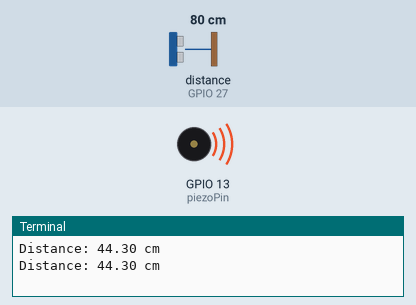
Recording of a program running on a simulated Raspberry Pi (BCM pin numbers). On the bench: buzzer (waves = sounding), the last lines printed to the terminal. Inputs (shaded band) come from the test bench; at power-on: distance to the obstacle (sensor on GPIO 27) 80 cm. The echo pulse lasts 58.3 µs per cm; the clock reads 2024-03-15 10:24:30 at power-on unless the program sets it.

Above: at 1.2 s.
1.3 s: distance to the obstacle (sensor on GPIO 27) set to 86 cm
3.2 s: distance to the obstacle (sensor on GPIO 27) set to 95 cm
At 4.6 s:
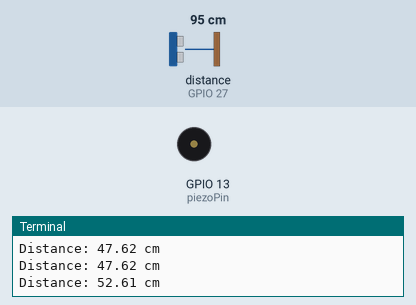
5.5 s: distance to the obstacle (sensor on GPIO 27) set to 2 cm
At 6.4 s:
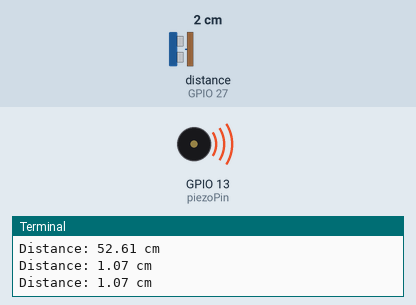
7.5 s: distance to the obstacle (sensor on GPIO 27) set to 120 cm
Timing chart, 0 to 10.1 s (numbered marks = the images above; inputs shaded):
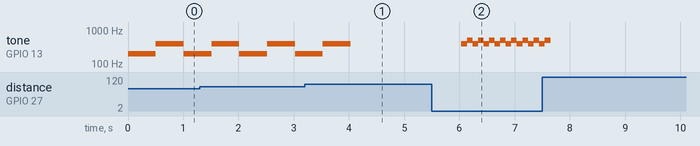

Measured:
- the behaviour switches between 90 and 91 cm on distance to the obstacle (sensor on GPIO 27) (found by bisection; images 0 and 1)
- after the input at 5.5 s, tone on GPIO 13 (piezoPin): alternates 500 Hz for 0.10 s and 400 Hz for 0.10 s, starting after 0.54 s

The program:

ioh010_ultra02.py
```python
# title : ioh009_ultra02.py
# date : 20224-06-21
# desc : 근접경보센서

import RPi.GPIO as GPIO
import time

def measure():
	GPIO.output(trigPin, True)	# 10us 동안 high레벨로 trig 출력하여 초음파 발생 준비
	time.sleep(0.00001)
	GPIO.output(trigPin, False)
	start =time.time()			# 현재시간 저장

	while GPIO.input(echoPin) == False:	# echo가 없을 경우
		start = time.time()				# 현재 시간을 start 변수에 저장
	while GPIO.input(echoPin) == True:	# echo가 있을 경우
		stop = time.time()				# 현재 시간을 stop 변수에 저장
	elapsed = stop  - start				# 걸린 시간 구하고
	distance = (elapsed * 19000) / 2	# 걸린 시간과 초음파 속도를 이용하여 거리 계산

	return distance

#핀 설정

trigPin = 17
echoPin = 27
piezoPin = 13

GPIO.setmode(GPIO.BCM)
GPIO.setup(trigPin, GPIO.OUT)
GPIO.setup(echoPin, GPIO.IN)
GPIO.setup(piezoPin, GPIO.OUT)

Buzz = GPIO.PWM(piezoPin, 440)

try:
	while True:
		distance = measure()
		print("Distance: %.2f cm" %distance)
		if distance < 50 and distance >= 30:
			Buzz.start(50)
			Buzz.ChangeFrequency(200)
			time.sleep(0.5)
			Buzz.ChangeFrequency(400)
			time.sleep(0.5)

		elif distance < 30 and distance >= 10:
			Buzz.start(50)
			Buzz.ChangeFrequency(300)
			time.sleep(0.2)
			Buzz.ChangeFrequency(400)
			time.sleep(0.2)

		elif distance < 10:
			Buzz.start(50)
			Buzz.ChangeFrequency(400)
			time.sleep(0.1)
			Buzz.ChangeFrequency(500)
			time.sleep(0.1)

		else:
			Buzz.stop()
			time.sleep(1)


except KeyboardInterrupt:
	GPIO.cleanup()
```
